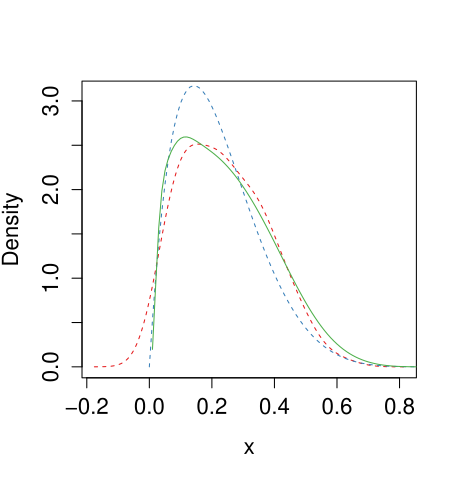

Here is the R script that generated this plot:
library("ks")
library("RColorBrewer")
cols = brewer.pal(3, "Set1")
xx = rbeta(100,2,7)
tt = seq(0,1,by=0.01)
kern = gcde(xx)

plot(kde(xx),lty=2,col=cols[1],ylim=c(0,3.1),xlab="x",ylab="Density")
lines(tt,dbeta(tt,2,7),lty=2,col=cols[2])
lines(tt,sapply(tt,kern),lty=1,col=cols[3])
